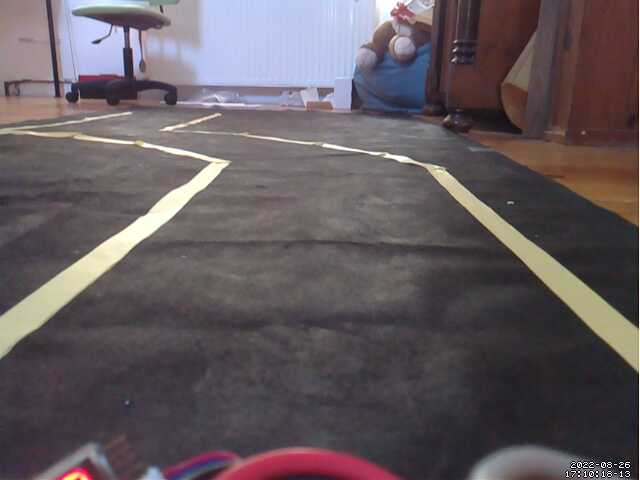
#> input picture testImg/test3.3.png, 640 x 480 px, found by its file name
$ python lineDetectionMain.py
#> lines starting #> are read from the running program, lines starting #| are printed output that depends on the picture; after the words box and inside, x2 and y2 are one past the last pixel; in counts of white or black regions, pixels touching at a corner belong together
### Skrypty/legacy/main_class/Build1/lineDetectionHandleImage.py
import cv2
import numpy as np

def canny(image):
    img_gray=cv2.cvtColor(image, cv2.COLOR_RGB2GRAY)
    img_blur=cv2.GaussianBlur(img_gray, (5, 5), 0)
    img_cann=cv2.Canny(img_blur, 150, 300)
    return img_cann

def regionOfIntrest(image, normal=0):
    height, width = image.shape[0], image.shape[1]
    if normal==1:
        area=np.array([[(70,90), (570,90), (width // 2, height + 20)]]) # trójkąt
    elif normal == 2:
        area=np.array([[(0, height), (width - 3, height), (width - 3, int(height * (2 / 3))),(0, int(height * (2 / 3)))]])  #prostokąt dolna 1/3
    else:
        area=np.array([[(0, height), (width - 3, height), (width - 3, int(height * (1 / 3))),(0, int(height * (1 / 3)))]])  # prostokąt dolne 2/3
    mask=np.zeros_like(image) #puste zdjęcie o wymiarach oryginału
    cv2.fillPoly(mask,area,(255,255,255)) #wypełnienie pustego zdjęcia białym kolorem wedłóg zadanego kształtu
    img_mask=cv2.bitwise_and(image,mask) #operacja and na podanych obrazach
    return img_mask

def perspectiveWarp(image):
    height, width = image.shape[0], image.shape[1]
    src=np.float32([[0, height], [width, height], [0, 0], [width, 0]])
    dst=np.float32([[300, height], [355, height], [0, 0], [width, 0]])
    M=cv2.getPerspectiveTransform(src, dst)  # The transformation matrix
    image=image[int(height * (1 / 4)):height, 0:width]  # Apply np slicing for ROI crop
    warped_img=cv2.warpPerspective(image, M, (width, height))  # Image warping
    return warped_img

def displayLine(image, lines, color=(0, 0, 255), color2=(0, 0, 255),list=True):
    def draw(x1,y1,x2,y2):
        cv2.line(line_image, (x1, y1), (x2, y2), color, 4)
        cv2.circle(line_image, (x2, y2), 3, color2, 3)
    line_image= np.zeros_like(image)
    if lines is not None:
        if list:
            for line in lines:
                if line is not None:
                    x1,y1,x2,y2=line.reshape(4)
                    draw(x1,y1,x2,y2)
        else:
            x1, y1, x2, y2=lines
            draw(x1, y1, x2, y2)
    return line_image

def combineImages(images):
    finalFrame=np.zeros_like(images[0])
    for inx, image in enumerate(images):
        if inx==0: finalFrame=cv2.addWeighted(finalFrame, 1, image, 0.7, 1, 1)
        else: finalFrame=cv2.addWeighted(finalFrame, 1, image, 1, 1, 1)
    return finalFrame

### Skrypty/legacy/main_class/Build1/lineDetectionHandleLines.py
import cv2
import numpy as np
OK ='\033[92m'
WARN ='\033[93m'
ERR = '\033[91m'
RESET = '\033[00m'

def calculatePerpendVector(line):
    x1,y1,x2,y2 = line.reshape(4)
    vector=[x2-x1,y2-y1]
    perpVector=np.empty_like(vector)
    perpVector[0]=-vector[1]
    perpVector[1]=vector[0]
    return perpVector/np.linalg.norm(perpVector)

def shiftLinesOnPerpendVector(line, road_width, kier=1):
    vx, vy=calculatePerpendVector(line) * (road_width / 2)
    vx, vy=round(vx)*kier, round(vy)*kier
    line=[line[0] + vx, line[1] + vy,
                         line[2] + vx, line[3] + vy] # przesuniecie po wektorze prostopadlym w prawo
    return line

def swapInvertedLines(lines):
    B=lines[:,3]-lines[:,1]
    index=np.where(B>0)
    lines_copy=np.copy(lines)
    lines[index, 0]=lines_copy[index, 2]
    lines[index, 1]=lines_copy[index, 3]
    lines[index, 2]=lines_copy[index, 0]
    lines[index, 3]=lines_copy[index, 1]
    return lines

def swapLine(line):
    line[0], line[2]=line[2], line[0]
    line[1], line[3]=line[3], line[1]
    return line

def distaceBetweenPoints(starting_line, lines, returnSorted=False, displacement=False, checkForEnds=False):
    newLine=starting_line.copy()
    if displacement:
        swapLine(newLine)
    lineArr=abs(lines-newLine)                                                                  # obliczenie odleglosci wszystkich lini od lini pocz
    index=np.arange(len(lines)).reshape(-1,1)                                                   # stworzenie indexów
    xPoints, yPoints = lineArr[:,0], lineArr[:,1]                                               # odseparowanie punktów x i y szukanego punktu
    pointDist=np.sqrt(xPoints**2+yPoints**2)                                                    # obliczenie odleglosci
    retArr=np.concatenate((pointDist.reshape(-1,1),lineArr.T[0].reshape(-1,1)), axis=1)         #dolaczenie wynikow to macierzy koncowej
    retArr=np.concatenate((retArr,index),axis=1)                                                # dolaczenie indexow do macierzy koncowej
    if returnSorted:
        sort=retArr[:,0].argsort()
        retArr=retArr[sort]
    return retArr

def detectStartingLines(lines, lastLineLeft=None, lastLineRight=None):
    if lastLineLeft is not None and lastLineRight is not None:
        return np.array([lastLineLeft,lastLineRight])
    else:
        maxDist=70
        maxXDisp=30
        print(f'{WARN}Detecting starting lines...')
        startingPoints=[[266, 460, 0, 0], [381, 460, 0, 0]]
        lineLeftDist=distaceBetweenPoints(startingPoints[0], lines, True)
        lineRightDist=distaceBetweenPoints(startingPoints[1], lines, True)
        if lineLeftDist[0][0] < maxDist and lineLeftDist[0][1] < maxXDisp:
            lineLeft=lines[int(lineLeftDist[0][2])]
            print(f'{OK}Left lane - OK{RESET}')
        else:
            print(f'{ERR}Left lane - Out of bounds{RESET}')
            lineLeft=None
        if lineRightDist[0][0] < maxDist and lineRightDist[0][1] < maxXDisp:
            lineRight=lines[int(lineRightDist[0][2])]
            print(f'{OK}Right lane - OK{RESET}')
        else:
            print(f'{ERR}Right lane - Out of bounds{RESET}')
            lineRight=None
        return np.array([lineLeft,lineRight])

def detectBirdLines(line_start, lines, image):
    print(f'{WARN}Detecting lines...{RESET}')
    maxDist=40
    detectedLines=[[],[]]
    for lineNr, line in enumerate(line_start):
        if line is None:
            continue
        linesSorted=distaceBetweenPoints(line, lines, True, displacement=True)
        if linesSorted[0][0] < maxDist:
            detectedLines[lineNr].append(lines[int(linesSorted[0][2])])
    print(f'Found {len(detectedLines[0])+len(detectedLines[1])} lines')
    return detectedLines

def centerLines(startingLines, lines, image):
    center_lines=[]
    road_width=100
    if startingLines[0] is not None and startingLines[1] is not None:
        road_width=abs(startingLines[0][0] - startingLines[1][0])
        center_lines.append(shiftLinesOnPerpendVector(startingLines[0], road_width, 1))
        center_lines.append(shiftLinesOnPerpendVector(startingLines[1], road_width, -1))
    elif startingLines[0] is None and startingLines[1] is None:
        return [None, None]
    elif startingLines[0] is None:
        center_lines.append(shiftLinesOnPerpendVector(startingLines[1], road_width, -1))
    else:
        center_lines.append(shiftLinesOnPerpendVector(startingLines[0], road_width, 1))

    for kier in range(2):
        for line in lines[kier]:
            if kier==0:
                center_lines.append(shiftLinesOnPerpendVector(line, road_width, 1))
            elif kier==1:
                center_lines.append(shiftLinesOnPerpendVector(line, road_width, -1))

    center_lines.append([image.shape[1]//2,image.shape[0], image.shape[1]//2,center_lines[0][1]])

    return np.array(center_lines)

### Skrypty/legacy/main_class/Build1/lineDetectionMain.py
import cv2
import numpy as np
import lineDetectionHandleImage as Image
import lineDetectionHandleLines as Lines

img = cv2.imread('../../../testImg/test3.3.png')
#> img is the input picture: shape (480, 640, 3); mean B, G, R 94.3, 89.9, 99.3
if type(img) == 'NoneType': quit('No image on set path')

img_warped=Image.perspectiveWarp(img)                                                                   # rozciągnięcie obrazu do perspektywy
#> in perspectiveWarp, `image=image[int(height * (1 / 4)):height, 0:width]`:
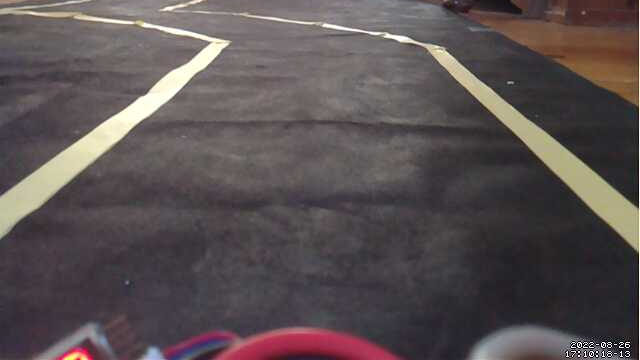
#> image: shape (360, 640, 3); mean of channels 0, 1, 2 82.2, 81.2, 90.2; drawn as B, G, R
img_canny=Image.canny(img_warped)                                                                       # użycie filtru canny
#> in canny, `img_gray=cv2.cvtColor(image, cv2.COLOR_RGB2GRAY)`:
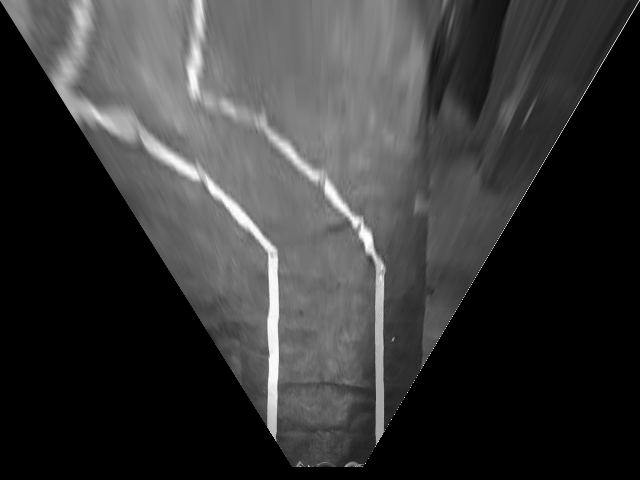
#> img_gray: shape (480, 640); min 0, max 255, mean 55.6
#> in canny, `img_cann=cv2.Canny(img_blur, 150, 300)`:
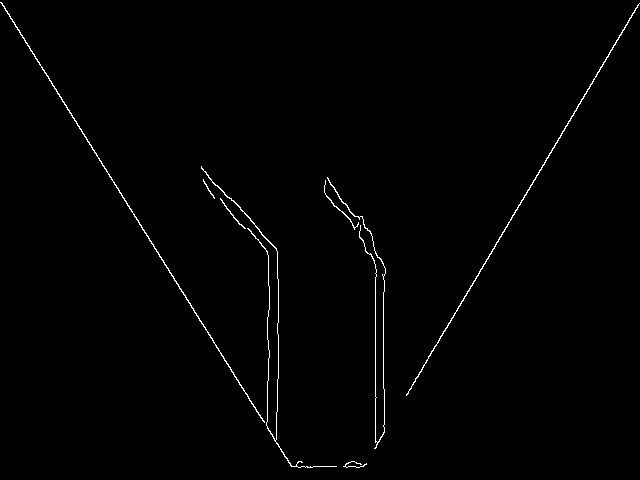
#> img_cann: shape (480, 640); 0.9% white in thin lines or dots
img_crop=Image.regionOfIntrest(img_canny, 1)                                                            # wycięcie fragmentu obrazu poza strefą interesująca
#> in regionOfIntrest, `img_mask=cv2.bitwise_and(image,mask)`:
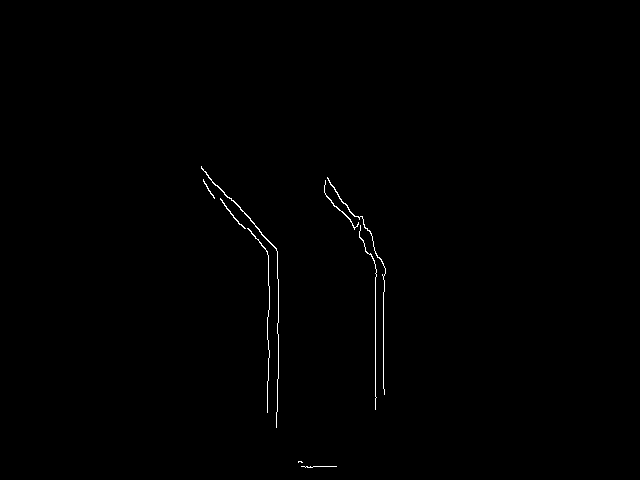
#> img_mask: shape (480, 640); 0.4% white in thin lines or dots, all inside (x1, y1, x2, y2) = (201, 166, 386, 468)

lines=cv2.HoughLinesP(img_crop, 2, np.pi / 180, 30, None, minLineLength=40, maxLineGap=20)              # wykrycie lini na obrazie
#> lines = 15 rows, first 6: [375, 409, 375, 251], [277, 251, 278, 338], [268, 285, 268, 240], [383, 388, 383, 263], [267, 317, 268, 380], [327, 177, 382, 262]
lines=np.array(lines).reshape(-1, 4)                                                                    # transformacja macierzy do łatwiejszej analizy
lines=Lines.swapInvertedLines(lines)                                                                    # odwrócenie lini skierowanych w złą stronę
#> in swapInvertedLines, `B=lines[:,3]-lines[:,1]`: B = [-158, 87, -45, -125, 63, 85, -73, 81, 60, 48, 45, 49, 49, 46, 68]
#> in swapInvertedLines, `index=np.where(B>0)`: index = ([1, 4, 5, 7, 8, 9, 10, 11, 12, 13, 14],)
#> in swapInvertedLines, `lines_copy=np.copy(lines)`: lines_copy has the same summary as lines outside swapInvertedLines
#> lines = 15 rows, first 6: [375, 409, 375, 251], [278, 338, 277, 251], [268, 285, 268, 240], [383, 388, 383, 263], [268, 380, 267, 317], [382, 262, 327, 177]
print('Lines detected on Image: ',len(lines))
#| Lines detected on Image:  15

detected_starting_lines=Lines.detectStartingLines(lines)                                                # wykrycie lini początkowych
#> in distaceBetweenPoints, `lineArr=abs(lines-newLine)`: lineArr = 15 rows, first 6: [109, 51, 375, 251], [12, 122, 277, 251], [2, 175, 268, 240], [117, 72, 383, 263], [2, 80, 267, 317], [116, 198, 327, 177]
#> in distaceBetweenPoints, `index=np.arange(len(lines)).reshape(-1,1)`: index = [0, 1, 2, 3, 4, 5, 6, 7, 8, 9, 10, 11, 12, 13, 14]
#> in distaceBetweenPoints, `xPoints, yPoints = lineArr[:,0], lineArr[:,1]`: xPoints = [109, 12, 2, 117, 2, 116, 10, 10, 1, 107, 108, 105, 22, 118, 118]; yPoints = [51, 122, 175, 72, 80, 198, 33, 212, 212, 218, 213, 227, 232, 180, 174]
#> in distaceBetweenPoints, `pointDist=np.sqrt(xPoints**2+yPoints**2)`: pointDist = [120.3, 122.6, 175, 137.4, 80.02, 229.5, 34.48, 212.2, 212, 242.8, 238.8, 250.1, 233, 215.2, 210.2]
#> in distaceBetweenPoints, `retArr=np.concatenate((pointDist.reshape(-1,1),lineArr.T[0].reshape(-1..`: retArr = 15 rows, first 8: [120.3, 109], [122.6, 12], [175, 2], [137.4, 117], [80.02, 2], [229.5, 116], [34.48, 10], [212.2, 10]
#> in distaceBetweenPoints, `retArr=np.concatenate((retArr,index),axis=1)`: retArr = 15 rows, first 8: [120.3, 109, 0], [122.6, 12, 1], [175, 2, 2], [137.4, 117, 3], [80.02, 2, 4], [229.5, 116, 5], [34.48, 10, 6], [212.2, 10, 7]
#> in distaceBetweenPoints, `sort=retArr[:,0].argsort()`: sort = [6, 4, 0, 1, 3, 2, 14, 8, 7, 13, 5, 12, 10, 9, 11]
#> in distaceBetweenPoints, `retArr=retArr[sort]`: retArr = 15 rows, first 8: [34.48, 10, 6], [80.02, 2, 4], [120.3, 109, 0], [122.6, 12, 1], [137.4, 117, 3], [175, 2, 2], [210.2, 118, 14], [212, 1, 8]
#> in detectStartingLines, `lineLeftDist=distaceBetweenPoints(startingPoints[0], lines, True)`: lineLeftDist has the same summary as retArr in distaceBetweenPoints
#> in distaceBetweenPoints (call 2), `lineArr=abs(lines-newLine)`: lineArr = 15 rows, first 6: [6, 51, 375, 251], [103, 122, 277, 251], [113, 175, 268, 240], [2, 72, 383, 263], [113, 80, 267, 317], [1, 198, 327, 177]
#> in distaceBetweenPoints (call 2), `retArr=np.concatenate((pointDist.reshape(-1,1),lineArr.T[0].reshape(-1..`: retArr = 15 rows, first 8: [51.35, 6], [159.7, 103], [208.3, 113], [72.03, 2], [138.5, 113], [198, 1], [110.1, 105], [236.6, 105]
#> in distaceBetweenPoints (call 2), `retArr=np.concatenate((retArr,index),axis=1)`: retArr = 15 rows, first 8: [51.35, 6, 0], [159.7, 103, 1], [208.3, 113, 2], [72.03, 2, 3], [138.5, 113, 4], [198, 1, 5], [110.1, 105, 6], [236.6, 105, 7]
#> in distaceBetweenPoints (call 2), `retArr=retArr[sort]`: retArr = 15 rows, first 8: [51.35, 6, 0], [72.03, 2, 3], [110.1, 105, 6], [138.5, 113, 4], [159.7, 103, 1], [174, 3, 14], [180, 3, 13], [198, 1, 5]
#> in detectStartingLines, `lineRightDist=distaceBetweenPoints(startingPoints[1], lines, True)`: lineRightDist has the same summary as retArr in distaceBetweenPoints
#> in detectStartingLines, `lineLeft=lines[int(lineLeftDist[0][2])]`: lineLeft = [276, 427, 278, 354]
#> in detectStartingLines, `lineRight=lines[int(lineRightDist[0][2])]`: lineRight = [375, 409, 375, 251]
#> detected_starting_lines = [[276, 427, 278, 354], [375, 409, 375, 251]]
# for line in detected_starting_lines:                                                                    #
#     ind_log=np.where(4 == np.sum(lines == line, axis=1), False, True)
#     lines=lines[ind_log]
detected_lines=Lines.detectBirdLines(detected_starting_lines, lines, img)
#> the loop in detectBirdLines, `for lineNr, line in enumerate(line_start):` made 2 passes
#> (lineNr, index in distaceBetweenPoints, sort in distaceBetweenPoints) on pass 1: (0, [0, 1, 2, 3, 4, 5, 6, 7, 8, 9, 10, 11, 12, 13, 14], [1, 4, 2, 6, 7, 8, 3, 0, 14, 13, 12, 5, 10, 9, 11])
#> detected_lines = [[[278, 338, 277, 251]], [[374, 247, 331, 202]]]
center_line=Lines.centerLines(detected_starting_lines, detected_lines, img)
#> in centerLines, `road_width=abs(startingLines[0][0] - startingLines[1][0])`: road_width = 99
#> in calculatePerpendVector, `x1,y1,x2,y2 = line.reshape(4)`: x1 = 276; y1 = 427; x2 = 278; y2 = 354
#> in calculatePerpendVector, `vector=[x2-x1,y2-y1]`: vector = [2, -73]
#> in shiftLinesOnPerpendVector, `vx, vy=calculatePerpendVector(line) * (road_width / 2)`: vx = 49.48; vy = 1.36
#> in shiftLinesOnPerpendVector, `vx, vy=round(vx)*kier, round(vy)*kier`: vx = 49; vy = 1
#> in shiftLinesOnPerpendVector, `line=[line[0] + vx, line[1] + vy, line[2] + vx, line[3] + vy]`: line = [325, 428, 327, 355]
#> the loop in centerLines, `for kier in range(2):` made 2 passes
#> after the loop in centerLines, `for kier in range(2):`: center_lines = [[325, 428, 327, 355], [325, 409, 325, 251], [327, 337, 326, 250], [338, 281, 295, 236]]
#> center_line = [[325, 428, 327, 355], [325, 409, 325, 251], [327, 337, 326, 250], [338, 281, 295, 236], [320, 480, 320, 428]]

#wyświetlanie lini na obrazach
img_statingLinesLeft=Image.displayLine(img, detected_starting_lines[0], (0, 255, 0), (0, 225, 0), list=False)
#> in displayLine, `x1, y1, x2, y2=lines`: x1 = 276; y1 = 427; x2 = 278; y2 = 354
#> in draw, `cv2.circle(line_image, (x2, y2), 3, color2, 3)`:
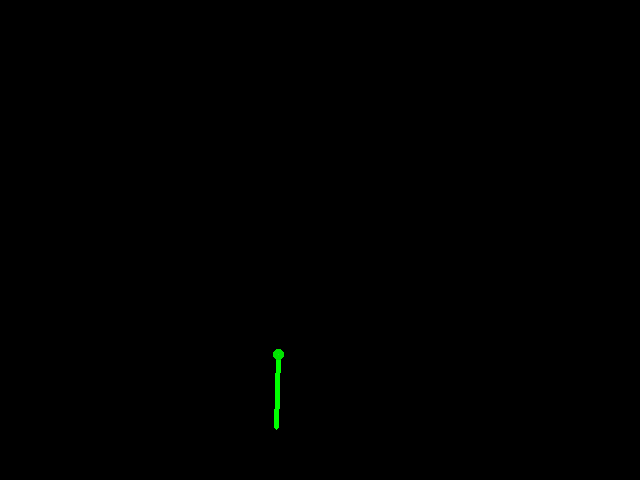
#> line_image: shape (480, 640, 3); mean of channels 0, 1, 2 0, 0.4, 0; drawn as B, G, R
img_statingLinesRight=Image.displayLine(img, detected_starting_lines[1], list=False)
#> call 2 of draw, with x1 = 375, y1 = 409, x2 = 375, y2 = 251
#> in draw (call 2), `cv2.circle(line_image, (x2, y2), 3, color2, 3)`:
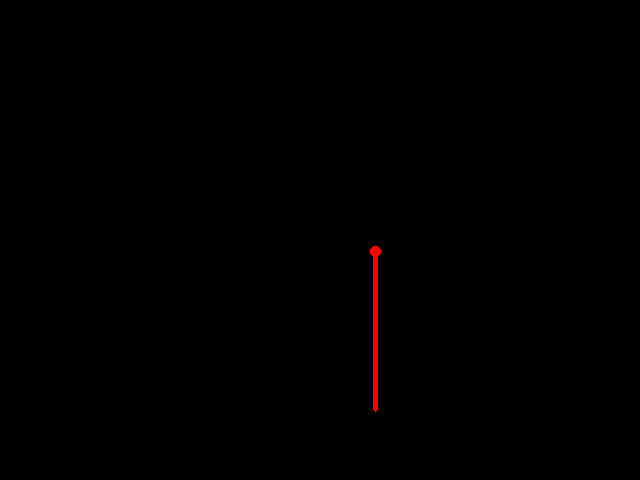
#> line_image: shape (480, 640, 3); mean of channels 0, 1, 2 0, 0, 0.7; drawn as B, G, R
img_detectedLeftLines=Image.displayLine(img, detected_lines[0], (0, 255, 0), (0, 225, 0))
img_detectedRightLines=Image.displayLine(img, detected_lines[1])
img_centerLines=Image.displayLine(img, center_line, (255, 0, 0), (255, 0, 0))

#łączenie uzyskanych obrazów w jedno
combine = [img_warped, img_statingLinesLeft, img_statingLinesRight, img_detectedLeftLines, img_detectedRightLines, img_centerLines]

cv2.imshow('input', img)
cv2.imshow('final', Image.combineImages(combine))
#> the loop in combineImages, `for inx, image in enumerate(images):` made 6 passes
#> pass 1, in combineImages, `if inx==0: finalFrame=cv2.addWeighted(finalFrame, 1, image, 0.7, 1, 1)`:
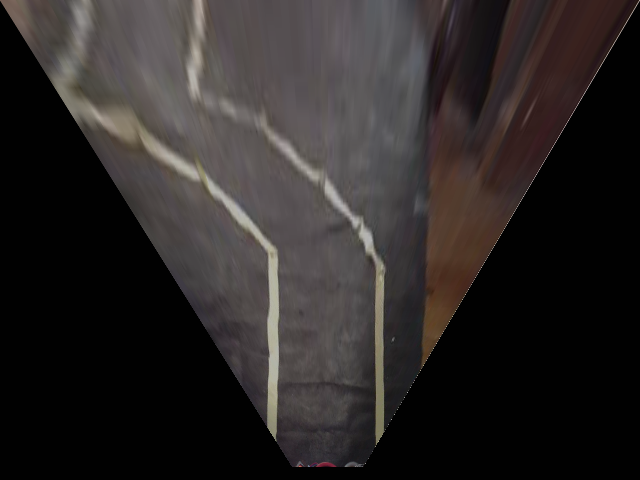
#> finalFrame: shape (480, 640, 3); mean of channels 0, 1, 2 38.9, 39.7, 43.9; drawn as B, G, R
cv2.waitKey(0)

# [5 lines of commented-out code are left out]
